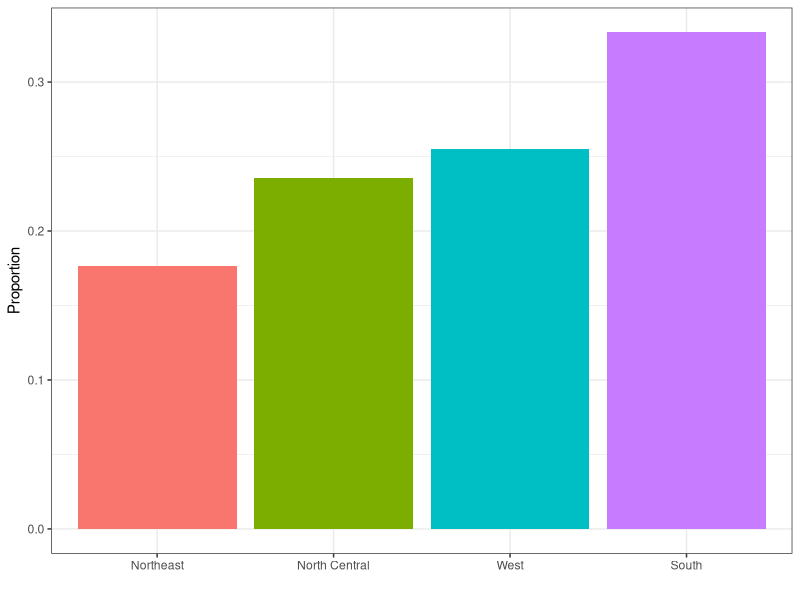
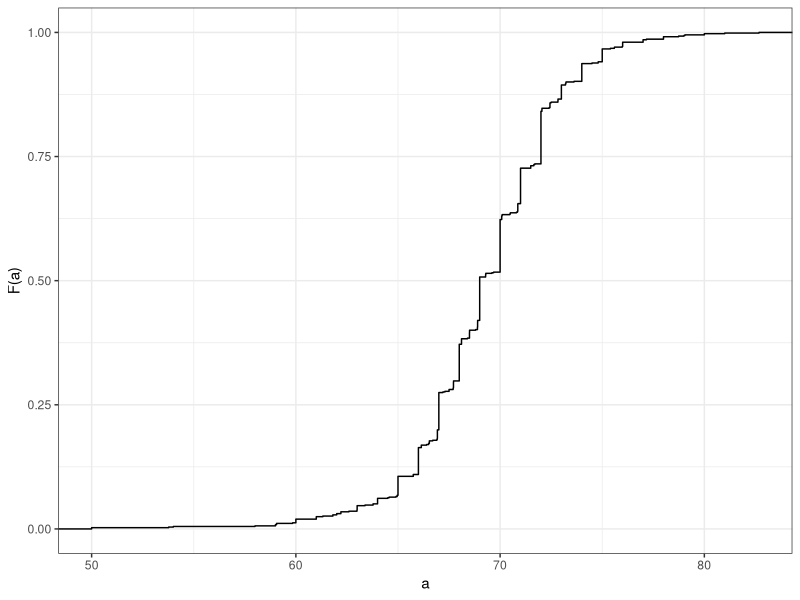
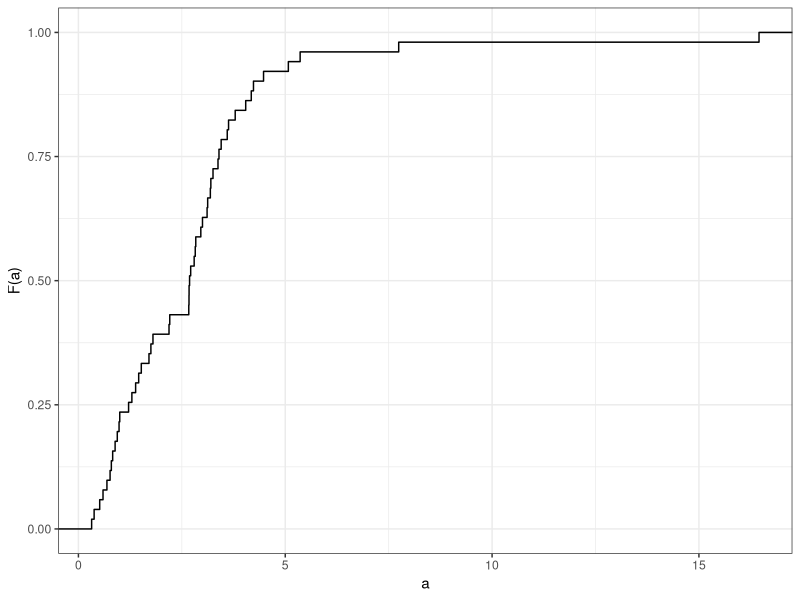
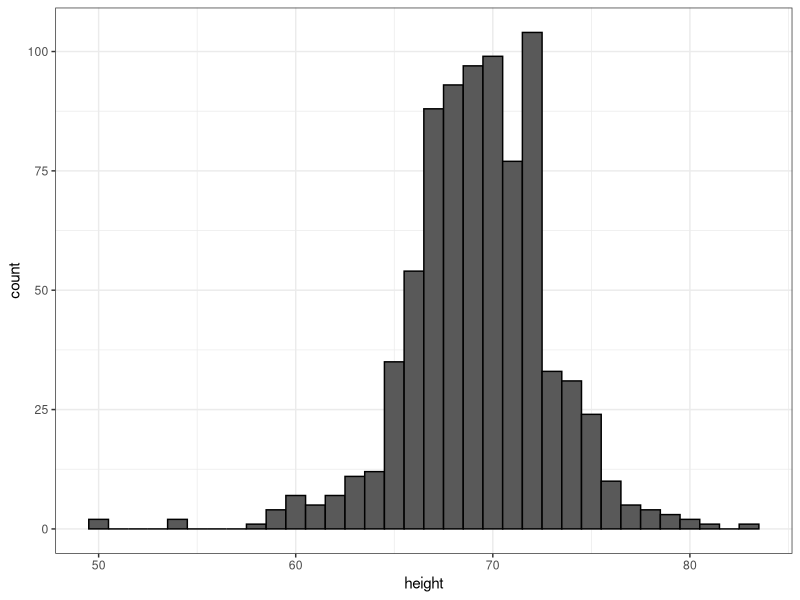
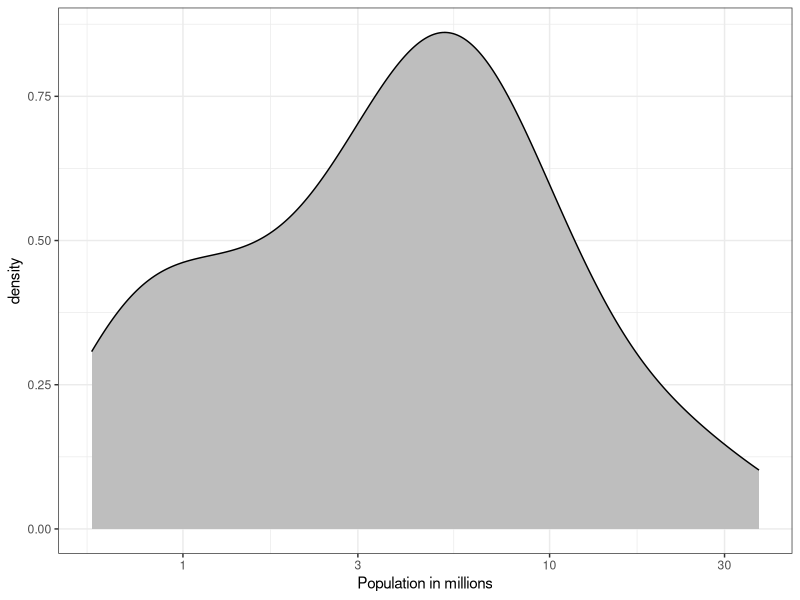
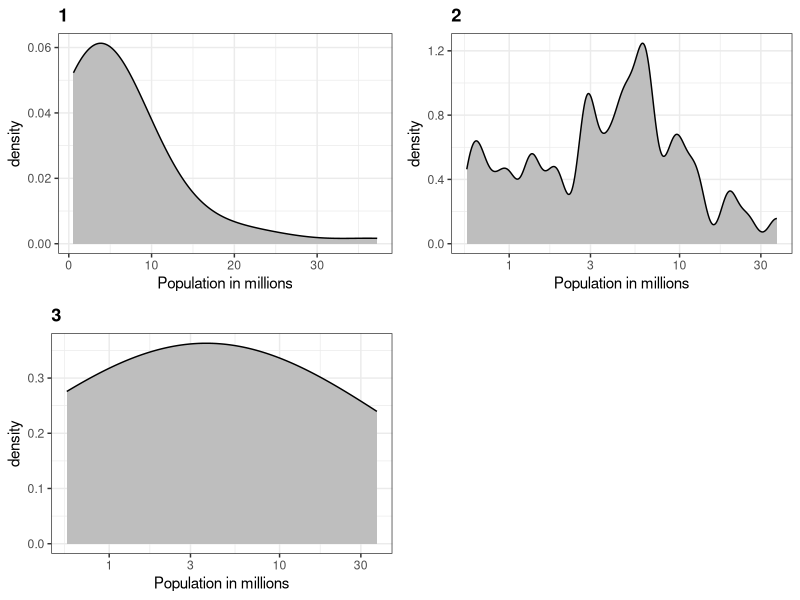

Generate these figures, in order, with R: (Note: this script raises an error after producing the figures.)
## ---- chunk 1
library(ggplot2)
library(tidyverse)
library(dslabs)
ds_theme_set()
data(murders)
murders |> group_by(region) |>
  summarize(n = n()) |>
  mutate(Proportion = n/sum(n), 
         region = reorder(region, Proportion)) |>
  ggplot(aes(x=region, y=Proportion, fill=region)) + 
  geom_bar(stat = "identity", show.legend = FALSE) + 
  xlab("")
## ---- chunk 2
heights |> filter(sex == "Male") |> ggplot(aes(height)) + 
  stat_ecdf() +
  ylab("F(a)") + xlab("a")
## ---- chunk 3
murders |> mutate(murder_rate = total/population * 10^5) |>
  ggplot(aes(murder_rate)) + 
  stat_ecdf() +
  ylab("F(a)") + xlab("a")


#using this code we see the right answer is 1
murders |> mutate(murder_rate = total/population * 10^5) |> arrange(-murder_rate)
## ---- chunk 4
heights |> 
  filter(sex == "Male") |> 
  ggplot(aes(height)) + 
  geom_histogram(binwidth = 1, color = "black")
## ---- chunk 5
murders |> ggplot(aes(x=population/10^6)) + 
  geom_density(fill = "grey") + 
  scale_x_log10() +
  xlab("Population in millions")
## ---- chunk 6
library(gridExtra)
p1 <- murders |> ggplot(aes(x=population/10^6)) + 
  geom_density(fill = "grey", bw = 5) + xlab("Population in millions") + ggtitle("1")
p2 <- murders |> ggplot(aes(x=population/10^6)) + 
  geom_density(fill = "grey", bw = .05) + scale_x_log10() + xlab("Population in millions") + ggtitle("2")
p3 <- murders |> ggplot(aes(x=population/10^6)) + 
  geom_density(fill = "grey", bw = 1) + scale_x_log10() + xlab("Population in millions") + ggtitle("3")
grid.arrange(p1,p2,p3,ncol=2)
## ---- chunk 7
#maddy answer
df <- data.frame("female_percentiles" = quantile(female, probs = c(0.1,0.3,0.5,0.7,0.9)) , "male_percentiles" = quantile(male, probs = c(0.1,0.3,0.5,0.7,0.9)))
## ---- chunk 8
library(tidyverse)
library(dslabs)
ds_theme_set()
data(gapminder)
tab <- gapminder |> filter(year == 2010) |> group_by(continent) |> select(continent, population)  
tab |> ggplot(aes(x=continent, y=population/10^6)) + 
  geom_boxplot() + 
  scale_y_continuous(trans = "log10", breaks = c(1,10,100,1000)) + ylab("Population in millions")
## ---- chunk 9
#maddy answer
mean(x<=72) - mean(x<=69)
#so 0.334 of the data is between these two values
## ---- chunk 10
#Maddy answers
mu <- mean(x)
sd <- sd(x)
pnorm(72, mu,sd) - pnorm(69, mu, sd)
## ---- chunk 11
#Maddy answers
#actual
actual <- mean(x<=81) - mean(x<=79)
#approximated answer
approx <- pnorm(81,mu,sd)-pnorm(79,mu,sd)

actual/approx
#1.61 times bigger
## ---- chunk 12
#Maddy answer
#inches in 7 feet is 7x12 = 84
seven_footers <- 1-pnorm(84, 69, 3)
#answer is 2.87e-7; very small!
## ---- chunk 13
#maddy answers
seven_footers * 1e9
#287
## ---- chunk 14
#maddy answer
10/287
## ---- chunk 15
#Maddy answer
#inches in 6ft8 = 6*12 + 8  = 80 inches
lebrons <- 1-pnorm(80, 69, 3)
total_lebrons <- lebrons * 1e9
150/total_lebrons
